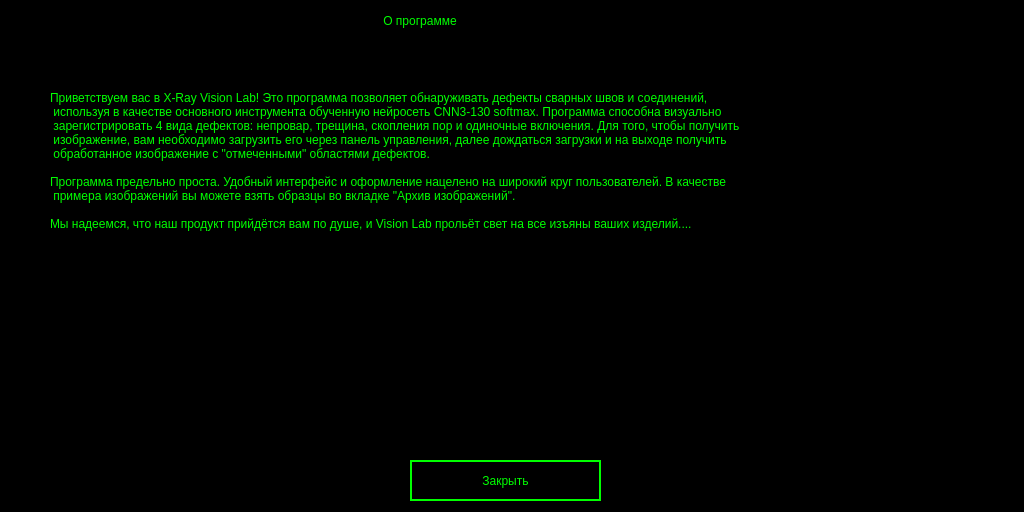
<?xml version="1.0" encoding="UTF-8"?>
<ui version="4.0">
 <class>Dialog</class>
 <widget class="QDialog" name="Dialog">
  <property name="geometry">
   <rect>
    <x>0</x>
    <y>0</y>
    <width>1024</width>
    <height>512</height>
   </rect>
  </property>
  <property name="windowTitle">
   <string>Dialog</string>
  </property>
  <property name="styleSheet">
   <string notr="true">background-color: rgb(0, 0, 0);</string>
  </property>
  <widget class="QLabel" name="label">
   <property name="geometry">
    <rect>
     <x>380</x>
     <y>0</y>
     <width>261</width>
     <height>41</height>
    </rect>
   </property>
   <property name="styleSheet">
    <string notr="true">font: 24pt &quot;GOST type A&quot;;
color: rgb(0, 255, 0);</string>
   </property>
   <property name="text">
    <string> О программе</string>
   </property>
  </widget>
  <widget class="QPushButton" name="pushButton_5">
   <property name="geometry">
    <rect>
     <x>410</x>
     <y>460</y>
     <width>191</width>
     <height>41</height>
    </rect>
   </property>
   <property name="styleSheet">
    <string notr="true">
QPushButton{
color: rgb(0, 255, 0);
font: 16pt &quot;GOST type A&quot;;
border: 2px solid rgb(0, 255, 0)
}

QPushButton:pressed{
background-color:  rgb(0, 255, 0);
color: rgb(0, 0, 0);
}</string>
   </property>
   <property name="text">
    <string>Закрыть</string>
   </property>
  </widget>
  <widget class="QLabel" name="label_2">
   <property name="geometry">
    <rect>
     <x>420</x>
     <y>280</y>
     <width>171</width>
     <height>171</height>
    </rect>
   </property>
   <property name="styleSheet">
    <string notr="true">color: rgb(0, 255, 0);</string>
   </property>
   <property name="text">
    <string/>
   </property>
   <property name="pixmap">
    <pixmap>../../Pictures/ЯРЛЫК.png</pixmap>
   </property>
   <property name="scaledContents">
    <bool>true</bool>
   </property>
  </widget>
  <widget class="QLabel" name="label_3">
   <property name="geometry">
    <rect>
     <x>50</x>
     <y>50</y>
     <width>901</width>
     <height>221</height>
    </rect>
   </property>
   <property name="styleSheet">
    <string notr="true">color: rgb(0, 255, 0);
font: 10pt &quot;GOST type A&quot;;</string>
   </property>
   <property name="text">
    <string>Приветствуем вас в X-Ray Vision Lab! Это программа позволяет обнаруживать дефекты сварных швов и соединений,
 используя в качестве основного инструмента обученную нейросеть CNN3-130 softmax. Программа способна визуально
 зарегистрировать 4 вида дефектов: непровар, трещина, скопления пор и одиночные включения. Для того, чтобы получить
 изображение, вам необходимо загрузить его через панель управления, далее дождаться загрузки и на выходе получить
 обработанное изображение с &quot;отмеченными&quot; областями дефектов.

Программа предельно проста. Удобный интерфейс и оформление нацелено на широкий круг пользователей. В качестве
 примера изображений вы можете взять образцы во вкладке &quot;Архив изображений&quot;.

Мы надеемся, что наш продукт прийдётся вам по душе, и Vision Lab прольёт свет на все изъяны ваших изделий....  </string>
   </property>
  </widget>
 </widget>
 <resources/>
 <connections/>
</ui>
